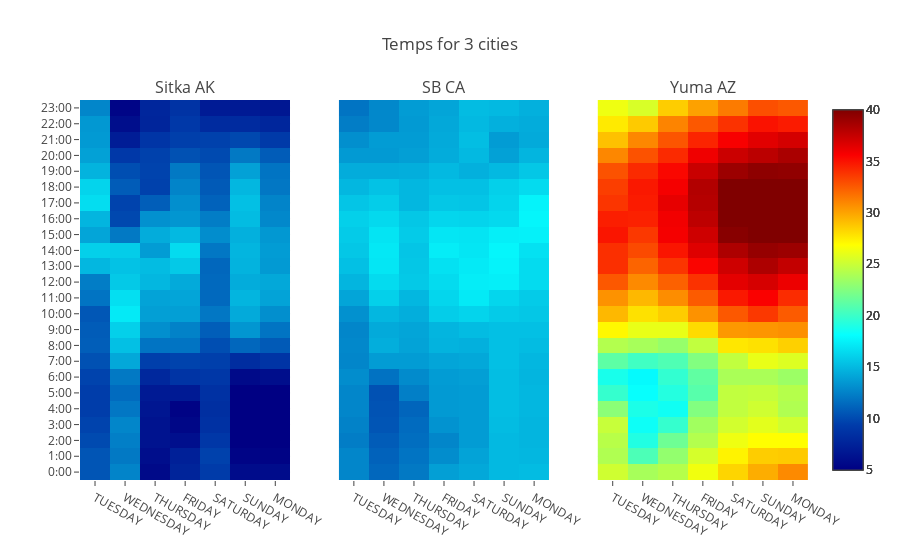

Notebook code for this chart:
### Code cell
iplot(fig)

### Figure 1 — Plotly figure (JSON) as saved in the notebook; plotly's stock layout.template omitted (floating-point values rounded to 4 significant figures; data arrays with more than 128 entries replaced by an {"elided": "..."} marker saying what was removed)
{"data": [{"colorscale": "Jet", "type": "heatmap", "x": {"elided": "168 str values"}, "xaxis": "x1", "y": {"elided": "168 str values"}, "yaxis": "y1", "z": {"elided": "168 float values"}, "zmax": 40, "zmin": 5}, {"colorscale": "Jet", "type": "heatmap", "x": {"elided": "168 str values"}, "xaxis": "x2", "y": {"elided": "168 str values"}, "yaxis": "y1", "z": {"elided": "168 float values"}, "zmax": 40, "zmin": 5}, {"colorscale": "Jet", "type": "heatmap", "x": {"elided": "168 str values"}, "xaxis": "x3", "y": {"elided": "168 str values"}, "yaxis": "y1", "z": {"elided": "168 float values"}, "zmax": 40, "zmin": 5}, {"colorscale": "Jet", "type": "heatmap", "x": {"elided": "168 str values"}, "xaxis": "x1", "y": {"elided": "168 str values"}, "yaxis": "y1", "z": {"elided": "168 float values"}, "zmax": 40, "zmin": 5}, {"colorscale": "Jet", "type": "heatmap", "x": {"elided": "168 str values"}, "xaxis": "x2", "y": {"elided": "168 str values"}, "yaxis": "y1", "z": {"elided": "168 float values"}, "zmax": 40, "zmin": 5}, {"colorscale": "Jet", "type": "heatmap", "x": {"elided": "168 str values"}, "xaxis": "x3", "y": {"elided": "168 str values"}, "yaxis": "y1", "z": {"elided": "168 float values"}, "zmax": 40, "zmin": 5}], "layout": {"annotations": [{"font": {"size": 16}, "showarrow": false, "text": "Sitka AK", "x": 0.1444, "xanchor": "center", "xref": "paper", "y": 1, "yanchor": "bottom", "yref": "paper"}, {"font": {"size": 16}, "showarrow": false, "text": "SB CA", "x": 0.5, "xanchor": "center", "xref": "paper", "y": 1, "yanchor": "bottom", "yref": "paper"}, {"font": {"size": 16}, "showarrow": false, "text": "Yuma AZ", "x": 0.8556, "xanchor": "center", "xref": "paper", "y": 1, "yanchor": "bottom", "yref": "paper"}], "title": "Temps for 3 cities", "xaxis1": {"anchor": "y1", "domain": [0, 0.2889]}, "xaxis2": {"anchor": "free", "domain": [0.3556, 0.6444], "position": 0}, "xaxis3": {"anchor": "free", "domain": [0.7111, 1], "position": 0}, "yaxis1": {"anchor": "x1", "domain": [0, 1]}}}
